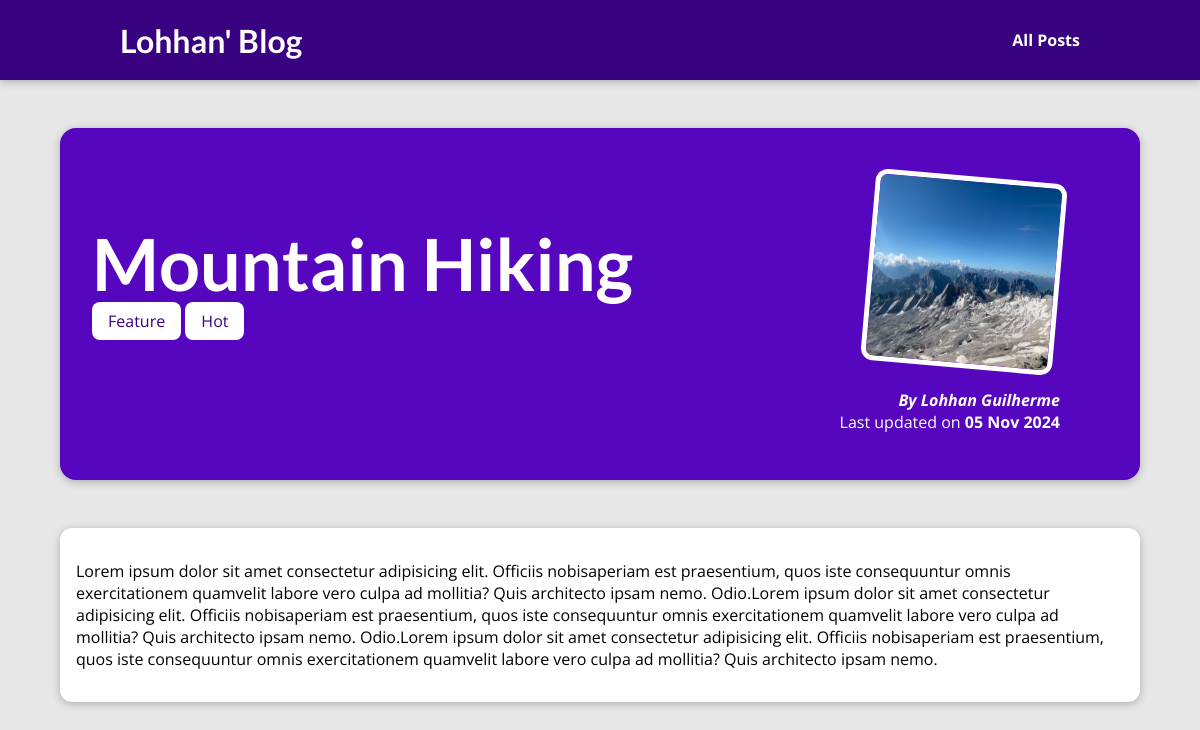
The app's page /posts/mountain-hiking with its own data.
### blog/models.py (models this page shows, shortened)
class Post(models.Model):
   title = models.CharField(max_length=150)
   author = models.ForeignKey(Author, on_delete=models.SET_NULL, null=True, related_name="posts")
   excerpt = models.CharField(max_length=200)
   image_name = models.CharField(max_length=100)
   date = models.DateField(auto_now=True)
   slug = models.SlugField(null=True, blank=True, unique=True)
   content = models.TextField(validators=[MinLengthValidator(10)])
   tag = models.ManyToManyField(Tag, related_name="posts")

class Tag(models.Model):
   caption = models.CharField(max_length=20)

class Author(models.Model):
   first_name = models.CharField(max_length=80)
   last_name = models.CharField(max_length=80)
   email_adress = models.EmailField()
   def __str__(self):
      return f"{self.first_name} {self.last_name}"

### blog/views.py (the view)
# urls.py: path("posts/<slug:slug>", views.post_details, name="post_details"),
def post_details(request, slug):
      indentified_post = Post.objects.get(slug=slug)
      return render(request, "blog/post-details.html", {"post": indentified_post, "post_tag": indentified_post.tag.all()})

### blog/templates/blog/post-details.html (shortened to what this page needs)
{% extends "base.html" %}
{% load static %}
{% block css_files %}
<link rel="stylesheet" href="{% static "blog/post-details.css" %}">
{% endblock css_files %}
{% block body %}
<section id="summary">
   <h2>{{post.title}}</h2>
   <div>
      {% for tag in post_tag %}
         <span class="tag">{{tag.caption}}</span>
      {% endfor %}
   </div>
   <article>
      <img src="{% static "blog/images/"|add:post.image_name %}" alt="{{post.title}}">
      <address>By <a href="mailto:{{ post.author.email_adress }}">{{post.author}}</a></address>
      <div>Last updated on <time>{{post.date|date:"d M Y"}}</time></div>
   </article>
</section>
<main>
   {{post.content|linebreaks}}
</main>
{% endblock body %}

### templates/base.html (shortened to what this page needs)
{% load static %}
<!DOCTYPE html>
<html lang="en">
<head>
   <link rel="stylesheet" href="{% static "base.css" %}">
   {% block css_files %}{% endblock css_files %}
</head>
<body>
   <header id="main-navigation">
      <h1><a href="{% url "index" %}">Lohhan' Blog</a></h1>
      <nav>
         <a href="{% url "posts" %}">All Posts</a>
      </nav>
   </header>
   {% block body %}{% endblock body %}
</body>
</html>

### static/base.css (style rules this page uses)
* { box-sizing: border-box; }
html { font-family: 'Open Sans', 'Lato', sans-serif; }
body { margin: 0; }
h1, h2, h3 { font-family: 'Lato', sans-serif; font-weight: bold; }
#main-navigation { width: 100%; height: 5rem; display: flex; justify-content: space-between; align-items: center; padding: 0 10%; position: absolute; top: 0; left: 0; }
#main-navigation a { text-decoration: none; color: white; font-weight: bold; }

### blog/static/blog/post-details.css (style rules this page uses)
body { background-color: #e7e7e7; }
#main-navigation { background-color: #390281; box-shadow: 0 2px 8px rgba(0, 0, 0, 0.25); }
#summary { margin: 8rem auto 3rem auto; padding: 2rem; width: 90%; max-width: 90rem; border-radius: 16px; background-color: #5706c0; position: relative; box-shadow: 0 2px 8px rgba(0, 0, 0, 0.25); height: 22rem; }
#summary h2 { color: white; font-size: 4.5rem; margin-bottom: 0.25rem; }
#summary article { position: absolute; top: 2rem; right: 3rem; padding: 1rem 2rem; border-radius: 12px; text-align: right; color: white; }
#summary article img { width: 12rem; height: 12rem; border-radius: 12px; transform: rotateZ(5deg); border: 5px solid white; margin-bottom: 1rem; }
#summary address { font-weight: bold; }
#summary a { color: white; text-decoration: none; }
#summary time { font-weight: bold; }
main { width: 90%; max-width: 90rem; margin: 3rem auto; background-color: white; padding: 1rem; border-radius: 12px; box-shadow: 0 2px 8px rgba(0, 0, 0, 0.25); }
.tag { background-color: white; color: #390281; padding: 0.5rem 1rem; border-radius: 8px; }

### records on screen
Post: title "Mountain Hiking", image_name (picture), author "Lohhan Guilherme", date "05 Nov 2024", content "Lorem ipsum dolor sit amet consectetur adipisicing elit. Officiis nobisaperiam est praesentium, quos iste consequuntur omnis exercitationem quamvelit labore vero culpa ad mollitia? Quis architecto ipsam nemo. Odio.Lorem ipsum dolor sit amet consectetur adipisicing elit. Officiis nobisaperiam est praesentium, quos iste consequuntur omnis exercitationem quamvelit labore vero culpa ad mollitia? Quis architecto ipsam nemo. Odio.Lorem ipsum dolor sit amet consectetur adipisicing elit. Officiis nobisaperiam est praesentium, quos iste consequuntur omnis exercitationem quamvelit labore vero culpa ad mollitia? Quis architecto ipsam nemo."
Tag: caption "Feature"
Tag: caption "Hot"
